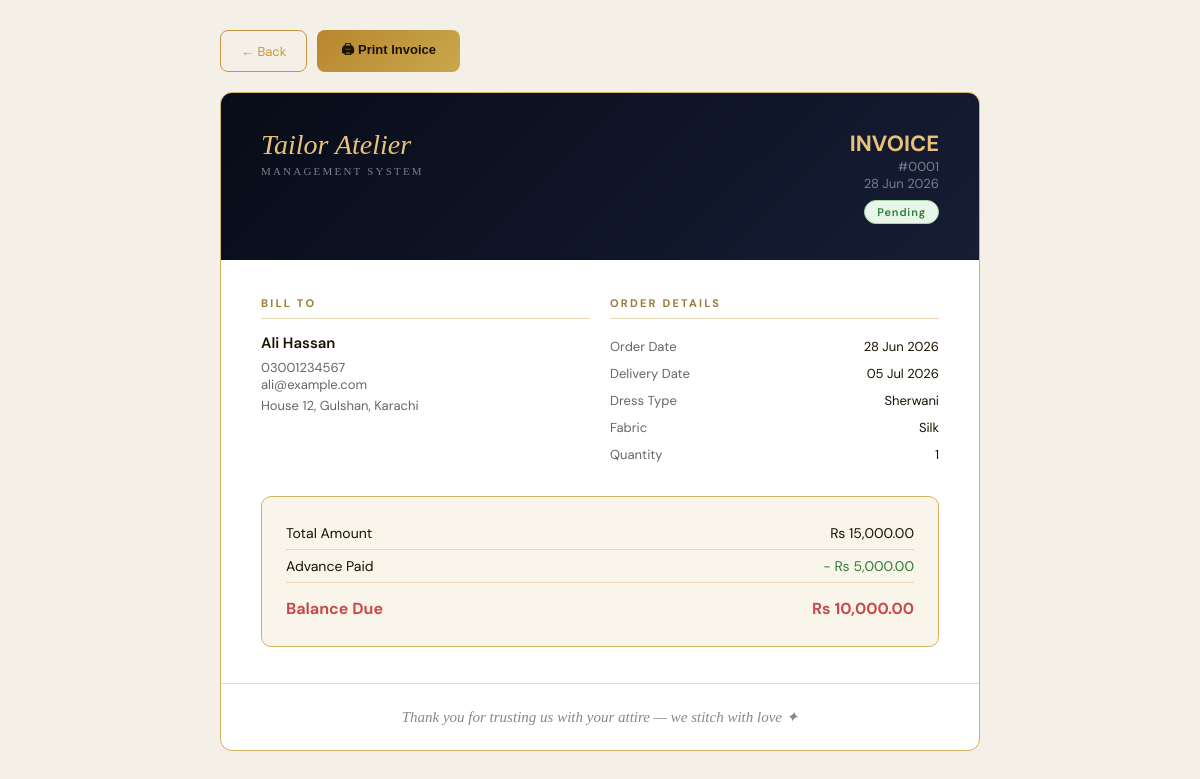
Page /invoice.php?id=1 (signed in) on the committed database.
### tables this page shows
CREATE TABLE `orders` (
  `id`               INT AUTO_INCREMENT PRIMARY KEY,
  `customer_id`      INT NOT NULL,
  `dress_type`       VARCHAR(100) NOT NULL,
  `fabric_type`      VARCHAR(100) DEFAULT NULL,
  `quantity`         INT NOT NULL DEFAULT 1,
  `total_amount`     DECIMAL(10,2) NOT NULL DEFAULT 0.00,
  `advance_payment`  DECIMAL(10,2) NOT NULL DEFAULT 0.00,
  `remaining_amount` DECIMAL(10,2) NOT NULL DEFAULT 0.00,
  `order_date`       DATE NOT NULL,
  `delivery_date`    DATE DEFAULT NULL,
  `order_status`     ENUM('Pending','In Progress','Ready','Delivered','Cancelled') NOT NULL DEFAULT 'Pending',
  `notes`            TEXT DEFAULT NULL,
  `created_at`       TIMESTAMP DEFAULT CURRENT_TIMESTAMP,
  FOREIGN KEY (`customer_id`) REFERENCES `customers`(`id`) ON DELETE CASCADE
);

CREATE TABLE `customers` (
  `id`            INT AUTO_INCREMENT PRIMARY KEY,
  `customer_name` VARCHAR(100) NOT NULL,
  `phone`         VARCHAR(20)  NOT NULL,
  `email`         VARCHAR(150) DEFAULT NULL,
  `gender`        ENUM('Male','Female','Other') DEFAULT 'Male',
  `address`       TEXT DEFAULT NULL,
  `created_at`    TIMESTAMP DEFAULT CURRENT_TIMESTAMP
);

### invoice.php (the view, shortened to what this page needs)
<?php
require_once '../../config/database.php';
$id=(int)($_GET['id']??0);
$data=mysqli_fetch_assoc(mysqli_query($conn,"SELECT o.*,c.customer_name,c.phone,c.address,c.email FROM orders o JOIN customers c ON o.customer_id=c.id WHERE o.id=$id"));
?>
<!DOCTYPE html>
<html lang="en">
<head>
</head>
<body>
<div class="print-bar">
  <a href="index.php" class="btn-back">← Back</a>
  <button class="btn-print" onclick="window.print()">🖨 Print Invoice</button>
</div>
<div class="invoice">
  <div class="inv-header">
    <div>
      <div class="inv-brand">Tailor <em>Atelier</em><small>Management System</small></div>
    </div>
    <div class="inv-meta">
      <strong>INVOICE</strong>
      #<?php echo str_pad($id,4,'0',STR_PAD_LEFT);?><br>
      <?php echo date('d M Y');?><br>
      <span class="status-badge" style="margin-top:8px;display:inline-block;"><?php echo $data['order_status'];?></span>
    </div>
  </div>
  <div class="inv-body">
    <div class="inv-grid" style="margin-bottom:28px;">
      <div class="inv-section" style="margin:0">
        <h4>Bill To</h4>
        <div style="font-size:15px;font-weight:600;"><?php echo htmlspecialchars($data['customer_name']);?></div>
        <div style="font-size:13px;color:#666;margin-top:6px;"><?php echo htmlspecialchars($data['phone']);?></div>
        <?php if($data['email']):?><div style="font-size:13px;color:#666;"><?php echo htmlspecialchars($data['email']);?></div><?php endif;?>
        <?php if($data['address']):?><div style="font-size:13px;color:#666;margin-top:4px;"><?php echo htmlspecialchars($data['address']);?></div><?php endif;?>
      </div>
      <div class="inv-section" style="margin:0">
        <h4>Order Details</h4>
        <div class="inv-row"><span>Order Date</span><span><?php echo date('d M Y',strtotime($data['order_date']));?></span></div>
        <div class="inv-row"><span>Delivery Date</span><span><?php echo $data['delivery_date']?date('d M Y',strtotime($data['delivery_date'])):'TBD';?></span></div>
        <div class="inv-row"><span>Dress Type</span><span><?php echo htmlspecialchars($data['dress_type']);?></span></div>
        <div class="inv-row"><span>Fabric</span><span><?php echo htmlspecialchars($data['fabric_type']??'—');?></span></div>
        <div class="inv-row"><span>Quantity</span><span><?php echo $data['quantity'];?></span></div>
      </div>
    </div>
    <div class="inv-total-box">
      <div class="inv-total-row"><span>Total Amount</span><span>Rs <?php echo number_format($data['total_amount'],2);?></span></div>
      <div class="inv-total-row"><span>Advance Paid</span><span style="color:#2e7d32">- Rs <?php echo number_format($data['advance_payment'],2);?></span></div>
      <div class="inv-total-row remaining"><span>Balance Due</span><span>Rs <?php echo number_format($data['remaining_amount'],2);?></span></div>
    </div>
  </div>
  <div class="inv-footer">Thank you for trusting us with your attire — we stitch with love ✦</div>
</div>
</body>
</html>

### invoice.php (style rules this page uses)
* { box-sizing:border-box;margin:0;padding:0; }
body { font-family:'DM Sans',sans-serif;background:#f4f0e8;color:#1a1200;padding:30px; }
.invoice { max-width:760px;margin:0 auto;background:#fff;border:1px solid #d4b060;border-radius:12px;overflow:hidden; }
.inv-header { background:linear-gradient(135deg,#080C18,#161D35);color:#EDE3C8;padding:36px 40px;display:flex;justify-content:space-between;align-items:flex-start; }
.inv-brand { font-family:'Cormorant Garamond',serif;font-size:28px;font-weight:300;color:#E8C27A;font-style:italic; }
.inv-brand small { display:block;font-size:11px;letter-spacing:.2em;text-transform:uppercase;color:#7A7D8C;margin-top:4px;font-style:normal; }
.inv-meta { text-align:right;font-size:13px;color:#7A7D8C; }
.inv-meta strong { color:#E8C27A;font-size:22px;display:block; }
.inv-body { padding:36px 40px; }
.inv-section { margin-bottom:28px; }
.inv-section h4 { font-size:11px;letter-spacing:.2em;text-transform:uppercase;color:#9A7D3A;margin-bottom:14px;padding-bottom:8px;border-bottom:1px solid #e8d9b4; }
.inv-grid { display:grid;grid-template-columns:1fr 1fr;gap:8px 20px; }
.inv-row { display:flex;justify-content:space-between;font-size:13px;padding:5px 0; }
.inv-row span:first-child { color:#666; }
.inv-total-box { background:#f9f5eb;border:1px solid #d4b060;border-radius:10px;padding:20px 24px;margin-top:20px; }
.inv-total-row { display:flex;justify-content:space-between;font-size:14px;padding:7px 0;border-bottom:1px solid #e8d9b4; }
.inv-total-row:last-child { border:none;font-weight:700;font-size:16px;color:#1a1200;margin-top:8px; }
.inv-total-row.remaining { color:#c84b4b; }
.inv-footer { text-align:center;padding:24px;border-top:1px solid #e8d9b4;color:#888;font-size:12px;font-family:'Cormorant Garamond',serif;font-style:italic;font-size:15px; }
.status-badge { display:inline-block;padding:4px 12px;border-radius:20px;font-size:11px;font-weight:600;letter-spacing:.08em;background:#e8f5e9;color:#2e7d32;border:1px solid #a5d6a7; }
.print-bar { max-width:760px;margin:0 auto 20px;display:flex;gap:10px; }
.btn-print { padding:10px 24px;background:linear-gradient(135deg,#B8862E,#C9A84C);color:#1a1200;border:none;border-radius:8px;font-weight:600;cursor:pointer;font-size:13px; }
.btn-back { padding:10px 20px;background:transparent;border:1px solid #C6973F;border-radius:8px;color:#C6973F;font-size:13px;cursor:pointer;text-decoration:none;display:inline-flex;align-items:center;gap:6px; }

### rows in the picture
orders: order_status "Pending", customer.customer_name "Ali Hassan", customer.phone "03001234567", customer.email "ali@example.com", customer.address "House 12, Gulshan, Karachi", order_date "28 Jun 2026", delivery_date "05 Jul 2026", dress_type "Sherwani", fabric_type "Silk", quantity "1", total_amount "15,000.00", advance_payment "5,000.00", remaining_amount "10,000.00"

### other values in the picture
str_pad($id,4,'0',STR_PAD_LEFT) "0001"
